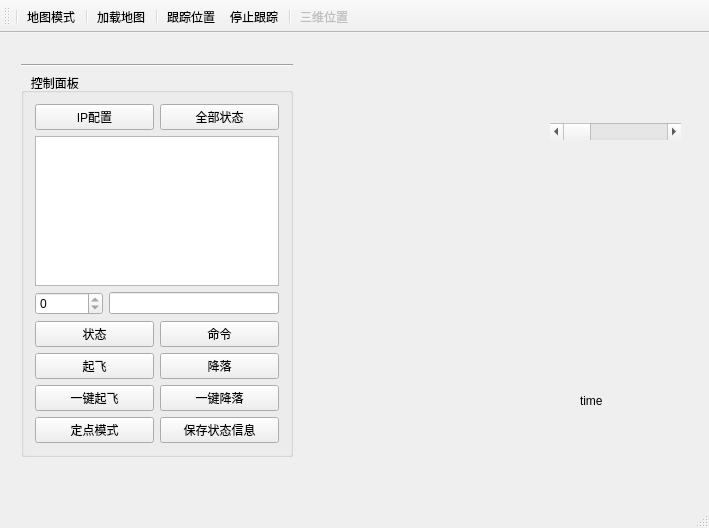
<?xml version="1.0" encoding="UTF-8"?>
<ui version="4.0">
 <class>MainWindow</class>
 <widget class="QMainWindow" name="MainWindow">
  <property name="geometry">
   <rect>
    <x>0</x>
    <y>0</y>
    <width>709</width>
    <height>528</height>
   </rect>
  </property>
  <property name="windowTitle">
   <string>Aero-GroundControl</string>
  </property>
  <property name="styleSheet">
   <string notr="true">background-image: url(:/ico/resource/background.jpg);</string>
  </property>
  <widget class="QWidget" name="centralWidget">
   <widget class="QStackedWidget" name="stkWidget_display">
    <property name="geometry">
     <rect>
      <x>320</x>
      <y>10</y>
      <width>161</width>
      <height>301</height>
     </rect>
    </property>
   </widget>
   <widget class="QScrollBar" name="timeBar">
    <property name="geometry">
     <rect>
      <x>550</x>
      <y>90</y>
      <width>131</width>
      <height>17</height>
     </rect>
    </property>
    <property name="maximum">
     <number>300</number>
    </property>
    <property name="orientation">
     <enum>Qt::Horizontal</enum>
    </property>
   </widget>
   <widget class="QLabel" name="timeLabel">
    <property name="geometry">
     <rect>
      <x>580</x>
      <y>360</y>
      <width>24</width>
      <height>16</height>
     </rect>
    </property>
    <property name="text">
     <string>time</string>
    </property>
   </widget>
   <widget class="QStackedWidget" name="stkWidget_tool">
    <property name="geometry">
     <rect>
      <x>10</x>
      <y>20</y>
      <width>294</width>
      <height>415</height>
     </rect>
    </property>
    <property name="currentIndex">
     <number>0</number>
    </property>
    <widget class="QWidget" name="page_3">
     <layout class="QVBoxLayout" name="verticalLayout">
      <item>
       <widget class="Line" name="line">
        <property name="orientation">
         <enum>Qt::Horizontal</enum>
        </property>
       </widget>
      </item>
      <item>
       <widget class="QGroupBox" name="groupBox">
        <property name="title">
         <string>   控制面板</string>
        </property>
        <layout class="QGridLayout" name="gridLayout">
         <item row="3" column="0">
          <widget class="QPushButton" name="btnUAVStatus">
           <property name="text">
            <string>状态</string>
           </property>
          </widget>
         </item>
         <item row="1" column="0" colspan="2">
          <widget class="QPlainTextEdit" name="plainTextEdit"/>
         </item>
         <item row="2" column="0" colspan="2">
          <layout class="QHBoxLayout" name="horizontalLayout" stretch="2,5">
           <item>
            <widget class="QSpinBox" name="spinUAVNumber">
             <property name="maximum">
              <number>0</number>
             </property>
            </widget>
           </item>
           <item>
            <widget class="QLineEdit" name="editCommand"/>
           </item>
          </layout>
         </item>
         <item row="3" column="1">
          <widget class="QPushButton" name="btnCommand">
           <property name="text">
            <string>命令</string>
           </property>
          </widget>
         </item>
         <item row="0" column="0">
          <widget class="QPushButton" name="btnGenerate">
           <property name="text">
            <string>IP配置</string>
           </property>
          </widget>
         </item>
         <item row="4" column="0">
          <widget class="QPushButton" name="btnUAVTakeoff">
           <property name="text">
            <string>起飞</string>
           </property>
          </widget>
         </item>
         <item row="6" column="0">
          <widget class="QPushButton" name="btnUAVTakeoff_All">
           <property name="text">
            <string>一键起飞</string>
           </property>
          </widget>
         </item>
         <item row="6" column="1">
          <widget class="QPushButton" name="btnUAVLand_All">
           <property name="text">
            <string>一键降落</string>
           </property>
          </widget>
         </item>
         <item row="4" column="1">
          <widget class="QPushButton" name="btnUAVLand">
           <property name="text">
            <string>降落</string>
           </property>
          </widget>
         </item>
         <item row="7" column="1">
          <widget class="QPushButton" name="btnSaveStatus">
           <property name="text">
            <string>保存状态信息</string>
           </property>
          </widget>
         </item>
         <item row="7" column="0">
          <widget class="QPushButton" name="btnGoto">
           <property name="text">
            <string>定点模式</string>
           </property>
          </widget>
         </item>
         <item row="0" column="1">
          <widget class="QPushButton" name="btnUAVStatus_All">
           <property name="text">
            <string>全部状态</string>
           </property>
          </widget>
         </item>
        </layout>
       </widget>
      </item>
     </layout>
    </widget>
   </widget>
  </widget>
  <widget class="QMenuBar" name="menuBar">
   <property name="geometry">
    <rect>
     <x>0</x>
     <y>0</y>
     <width>709</width>
     <height>23</height>
    </rect>
   </property>
  </widget>
  <widget class="QToolBar" name="mainToolBar">
   <property name="orientation">
    <enum>Qt::Horizontal</enum>
   </property>
   <property name="toolButtonStyle">
    <enum>Qt::ToolButtonTextUnderIcon</enum>
   </property>
   <attribute name="toolBarArea">
    <enum>TopToolBarArea</enum>
   </attribute>
   <attribute name="toolBarBreak">
    <bool>false</bool>
   </attribute>
   <addaction name="separator"/>
   <addaction name="action_Map_3D"/>
   <addaction name="separator"/>
   <addaction name="actSelectMap"/>
   <addaction name="separator"/>
   <addaction name="actStartMonitor"/>
   <addaction name="actStopMonitor"/>
   <addaction name="separator"/>
   <addaction name="act_show3DPostion"/>
  </widget>
  <widget class="QStatusBar" name="statusBar"/>
  <action name="actStartMonitor">
   <property name="icon">
    <iconset resource="res.qrc">
     <normaloff>:/ico/resource/start.ico</normaloff>:/ico/resource/start.ico</iconset>
   </property>
   <property name="text">
    <string>跟踪位置</string>
   </property>
  </action>
  <action name="actStopMonitor">
   <property name="icon">
    <iconset resource="res.qrc">
     <normaloff>:/ico/resource/stop.ico</normaloff>:/ico/resource/stop.ico</iconset>
   </property>
   <property name="text">
    <string>停止跟踪</string>
   </property>
  </action>
  <action name="actSelectMap">
   <property name="checkable">
    <bool>false</bool>
   </property>
   <property name="enabled">
    <bool>true</bool>
   </property>
   <property name="icon">
    <iconset resource="res.qrc">
     <normaloff>:/ico/resource/map.ico</normaloff>:/ico/resource/map.ico</iconset>
   </property>
   <property name="text">
    <string>加载地图</string>
   </property>
  </action>
  <action name="action_Map_3D">
   <property name="icon">
    <iconset resource="res.qrc">
     <normaloff>:/ico/resource/switch.ico</normaloff>:/ico/resource/switch.ico</iconset>
   </property>
   <property name="text">
    <string>地图模式</string>
   </property>
   <property name="toolTip">
    <string>三维模式</string>
   </property>
  </action>
  <action name="action">
   <property name="text">
    <string>离线地图</string>
   </property>
  </action>
  <action name="act_show3DPostion">
   <property name="enabled">
    <bool>false</bool>
   </property>
   <property name="icon">
    <iconset resource="res.qrc">
     <normaloff>:/ico/resource/3d.ico</normaloff>:/ico/resource/3d.ico</iconset>
   </property>
   <property name="text">
    <string>三维位置</string>
   </property>
  </action>
 </widget>
 <layoutdefault spacing="6" margin="11"/>
 <resources>
  <include location="res.qrc"/>
 </resources>
 <connections/>
</ui>
